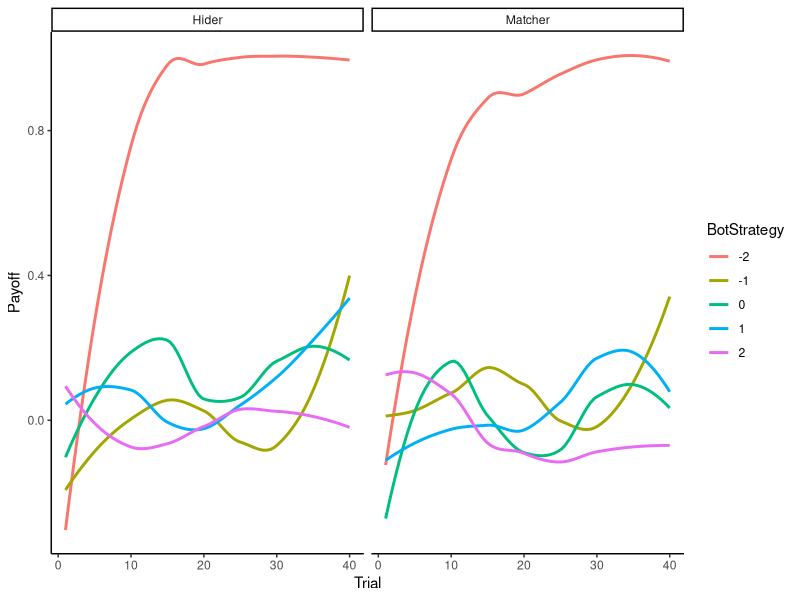
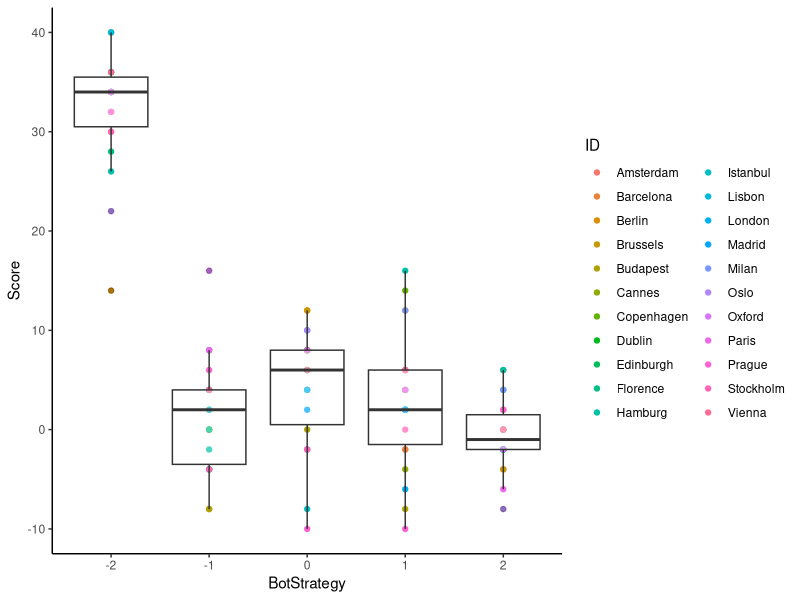

Here is the R script that generated these plots, in order:
## ---- chunk 1
library(tidyverse)
d <- read_csv("data/MP_MSc_CogSci22.csv") %>% 
  mutate(BotStrategy = as.factor(BotStrategy))

d$Role <- ifelse(d$Role == 0, "Matcher", "Hider")

ggplot(d, aes(Trial, Payoff, group = BotStrategy, color = BotStrategy)) + 
  geom_smooth(se = F) + 
  theme_classic() + 
  facet_wrap(.~Role)

## ---- chunk 2
d1 <- d %>% group_by(ID, BotStrategy) %>% 
  dplyr::summarize(Score = sum(Payoff))

ggplot(d1, aes(BotStrategy, Score, label = ID)) +
  geom_point(aes(color = ID)) +
  geom_boxplot(alpha = 0.3) +
  theme_classic()

